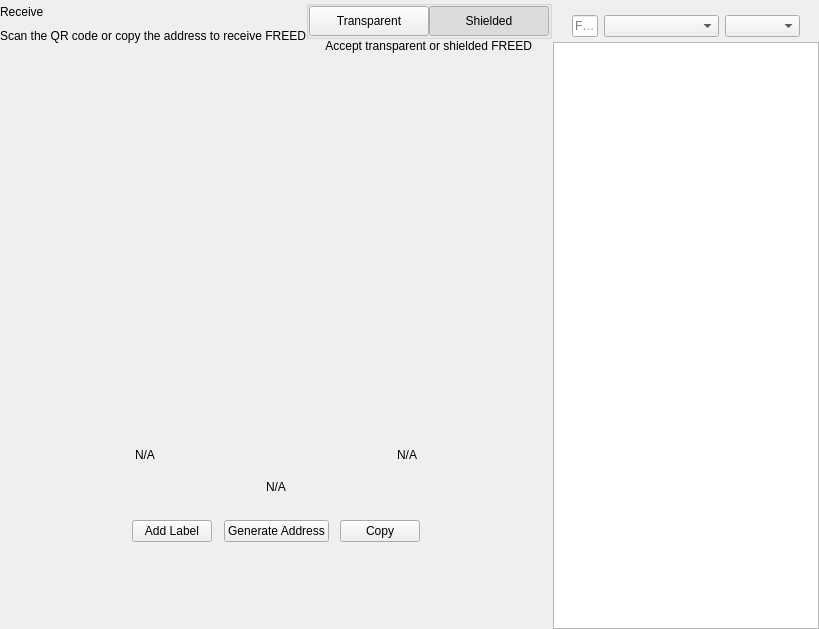
<?xml version="1.0" encoding="UTF-8"?>
<ui version="4.0">
 <class>ReceiveWidget</class>
 <widget class="QWidget" name="ReceiveWidget">
  <property name="geometry">
   <rect>
    <x>0</x>
    <y>0</y>
    <width>819</width>
    <height>629</height>
   </rect>
  </property>
  <property name="minimumSize">
   <size>
    <width>0</width>
    <height>0</height>
   </size>
  </property>
  <property name="windowTitle">
   <string>Form</string>
  </property>
  <layout class="QHBoxLayout" name="horizontalLayout_2" stretch="2,1">
   <property name="spacing">
    <number>0</number>
   </property>
   <property name="leftMargin">
    <number>0</number>
   </property>
   <property name="topMargin">
    <number>0</number>
   </property>
   <property name="rightMargin">
    <number>0</number>
   </property>
   <property name="bottomMargin">
    <number>0</number>
   </property>
   <item>
    <widget class="QWidget" name="left" native="true">
     <layout class="QVBoxLayout" name="verticalLayout_3">
      <property name="leftMargin">
       <number>0</number>
      </property>
      <property name="topMargin">
       <number>0</number>
      </property>
      <property name="rightMargin">
       <number>0</number>
      </property>
      <property name="bottomMargin">
       <number>0</number>
      </property>
      <item>
       <layout class="QVBoxLayout" name="verticalLayout_2">
        <property name="spacing">
         <number>0</number>
        </property>
        <property name="leftMargin">
         <number>0</number>
        </property>
        <item>
         <layout class="QHBoxLayout" name="horizontalLayout_3">
          <property name="spacing">
           <number>0</number>
          </property>
          <item>
           <layout class="QVBoxLayout" name="verticalLayout_4">
            <property name="spacing">
             <number>5</number>
            </property>
            <item>
             <widget class="QLabel" name="labelTitle">
              <property name="text">
               <string>Receive</string>
              </property>
             </widget>
            </item>
            <item alignment="Qt::AlignTop">
             <widget class="QLabel" name="labelSubtitle1">
              <property name="text">
               <string>Scan the QR code or copy the address to receive FREED</string>
              </property>
             </widget>
            </item>
           </layout>
          </item>
          <item>
           <spacer name="horizontalSpacer">
            <property name="orientation">
             <enum>Qt::Horizontal</enum>
            </property>
            <property name="sizeHint" stdset="0">
             <size>
              <width>40</width>
              <height>20</height>
             </size>
            </property>
           </spacer>
          </item>
          <item>
           <widget class="QWidget" name="containerViewPrivacyChecks" native="true">
            <layout class="QVBoxLayout" name="containerPrivacyChecks">
             <property name="spacing">
              <number>0</number>
             </property>
             <property name="leftMargin">
              <number>0</number>
             </property>
             <property name="topMargin">
              <number>0</number>
             </property>
             <property name="rightMargin">
              <number>0</number>
             </property>
             <property name="bottomMargin">
              <number>0</number>
             </property>
             <item alignment="Qt::AlignHCenter|Qt::AlignVCenter">
              <widget class="QGroupBox" name="groupBox">
               <property name="title">
                <string/>
               </property>
               <layout class="QHBoxLayout" name="horizontalLayout_2_1">
                <property name="spacing">
                 <number>0</number>
                </property>
                <property name="leftMargin">
                 <number>0</number>
                </property>
                <property name="topMargin">
                 <number>0</number>
                </property>
                <property name="rightMargin">
                 <number>0</number>
                </property>
                <property name="bottomMargin">
                 <number>0</number>
                </property>
                <item>
                 <widget class="QPushButton" name="pushLeft">
                  <property name="minimumSize">
                   <size>
                    <width>120</width>
                    <height>30</height>
                   </size>
                  </property>
                  <property name="maximumSize">
                   <size>
                    <width>120</width>
                    <height>30</height>
                   </size>
                  </property>
                  <property name="focusPolicy">
                   <enum>Qt::NoFocus</enum>
                  </property>
                  <property name="text">
                   <string>Transparent</string>
                  </property>
                  <property name="checkable">
                   <bool>true</bool>
                  </property>
                  <property name="autoExclusive">
                   <bool>true</bool>
                  </property>
                 </widget>
                </item>
                <item>
                 <widget class="QPushButton" name="pushRight">
                  <property name="minimumSize">
                   <size>
                    <width>120</width>
                    <height>30</height>
                   </size>
                  </property>
                  <property name="maximumSize">
                   <size>
                    <width>120</width>
                    <height>30</height>
                   </size>
                  </property>
                  <property name="focusPolicy">
                   <enum>Qt::NoFocus</enum>
                  </property>
                  <property name="text">
                   <string>Shielded</string>
                  </property>
                  <property name="checkable">
                   <bool>true</bool>
                  </property>
                  <property name="checked">
                   <bool>true</bool>
                  </property>
                  <property name="autoExclusive">
                   <bool>true</bool>
                  </property>
                 </widget>
                </item>
               </layout>
              </widget>
             </item>
             <item alignment="Qt::AlignHCenter|Qt::AlignTop">
              <widget class="QLabel" name="labelSubtitle2">
               <property name="text">
                <string>Accept transparent or shielded FREED</string>
               </property>
               <property name="alignment">
                <set>Qt::AlignRight|Qt::AlignTrailing|Qt::AlignVCenter</set>
               </property>
              </widget>
             </item>
            </layout>
           </widget>
          </item>
         </layout>
        </item>
        <item>
         <spacer name="verticalSpacer_2">
          <property name="orientation">
           <enum>Qt::Vertical</enum>
          </property>
          <property name="sizeType">
           <enum>QSizePolicy::Expanding</enum>
          </property>
          <property name="sizeHint" stdset="0">
           <size>
            <width>20</width>
            <height>50</height>
           </size>
          </property>
         </spacer>
        </item>
        <item alignment="Qt::AlignHCenter">
         <widget class="QWidget" name="layoutQR" native="true">
          <property name="maximumSize">
           <size>
            <width>510</width>
            <height>16777215</height>
           </size>
          </property>
          <layout class="QVBoxLayout" name="verticalLayoutQr">
           <item>
            <spacer name="verticalSpacer11">
             <property name="orientation">
              <enum>Qt::Vertical</enum>
             </property>
             <property name="sizeType">
              <enum>QSizePolicy::Fixed</enum>
             </property>
             <property name="sizeHint" stdset="0">
              <size>
               <width>20</width>
               <height>20</height>
              </size>
             </property>
            </spacer>
           </item>
           <item alignment="Qt::AlignHCenter">
            <widget class="QLabel" name="labelQrImg">
             <property name="minimumSize">
              <size>
               <width>260</width>
               <height>260</height>
              </size>
             </property>
             <property name="maximumSize">
              <size>
               <width>260</width>
               <height>260</height>
              </size>
             </property>
             <property name="text">
              <string/>
             </property>
             <property name="alignment">
              <set>Qt::AlignCenter</set>
             </property>
            </widget>
           </item>
           <item>
            <spacer name="verticalSpacer_21">
             <property name="orientation">
              <enum>Qt::Vertical</enum>
             </property>
             <property name="sizeType">
              <enum>QSizePolicy::Fixed</enum>
             </property>
             <property name="sizeHint" stdset="0">
              <size>
               <width>20</width>
               <height>30</height>
              </size>
             </property>
            </spacer>
           </item>
           <item>
            <widget class="QWidget" name="widget" native="true">
             <property name="minimumSize">
              <size>
               <width>0</width>
               <height>0</height>
              </size>
             </property>
             <layout class="QHBoxLayout" name="horizontalLayout_5">
              <item>
               <widget class="QLabel" name="labelLabel">
                <property name="text">
                 <string notr="true">N/A</string>
                </property>
               </widget>
              </item>
              <item>
               <spacer name="horizontalSpacer_2">
                <property name="orientation">
                 <enum>Qt::Horizontal</enum>
                </property>
                <property name="sizeHint" stdset="0">
                 <size>
                  <width>141</width>
                  <height>20</height>
                 </size>
                </property>
               </spacer>
              </item>
              <item>
               <widget class="QLabel" name="labelDate">
                <property name="text">
                 <string notr="true">N/A</string>
                </property>
                <property name="alignment">
                 <set>Qt::AlignRight|Qt::AlignTrailing|Qt::AlignVCenter</set>
                </property>
               </widget>
              </item>
             </layout>
            </widget>
           </item>
           <item>
            <widget class="QLabel" name="labelAddress">
             <property name="sizePolicy">
              <sizepolicy hsizetype="Expanding" vsizetype="Preferred">
               <horstretch>0</horstretch>
               <verstretch>0</verstretch>
              </sizepolicy>
             </property>
             <property name="minimumSize">
              <size>
               <width>300</width>
               <height>0</height>
              </size>
             </property>
             <property name="text">
              <string notr="true">N/A</string>
             </property>
             <property name="alignment">
              <set>Qt::AlignCenter</set>
             </property>
            </widget>
           </item>
           <item>
            <spacer name="verticalSpacer_4">
             <property name="orientation">
              <enum>Qt::Vertical</enum>
             </property>
             <property name="sizeType">
              <enum>QSizePolicy::Fixed</enum>
             </property>
             <property name="sizeHint" stdset="0">
              <size>
               <width>20</width>
               <height>20</height>
              </size>
             </property>
            </spacer>
           </item>
           <item>
            <layout class="QHBoxLayout" name="horizontalLayout_4">
             <item alignment="Qt::AlignHCenter">
              <widget class="QPushButton" name="pushButtonLabel">
               <property name="focusPolicy">
                <enum>Qt::NoFocus</enum>
               </property>
               <property name="text">
                <string>Add Label</string>
               </property>
              </widget>
             </item>
             <item alignment="Qt::AlignHCenter">
              <widget class="QPushButton" name="pushButtonNewAddress">
               <property name="focusPolicy">
                <enum>Qt::NoFocus</enum>
               </property>
               <property name="text">
                <string>Generate Address</string>
               </property>
              </widget>
             </item>
             <item alignment="Qt::AlignHCenter">
              <widget class="QPushButton" name="pushButtonCopy">
               <property name="focusPolicy">
                <enum>Qt::NoFocus</enum>
               </property>
               <property name="text">
                <string>Copy</string>
               </property>
              </widget>
             </item>
            </layout>
           </item>
           <item>
            <spacer name="verticalSpacer_3">
             <property name="orientation">
              <enum>Qt::Vertical</enum>
             </property>
             <property name="sizeType">
              <enum>QSizePolicy::Expanding</enum>
             </property>
             <property name="sizeHint" stdset="0">
              <size>
               <width>20</width>
               <height>20</height>
              </size>
             </property>
            </spacer>
           </item>
          </layout>
         </widget>
        </item>
        <item>
         <spacer name="verticalSpacer">
          <property name="orientation">
           <enum>Qt::Vertical</enum>
          </property>
          <property name="sizeHint" stdset="0">
           <size>
            <width>20</width>
            <height>40</height>
           </size>
          </property>
         </spacer>
        </item>
       </layout>
      </item>
     </layout>
    </widget>
   </item>
   <item>
    <widget class="QWidget" name="right" native="true">
     <layout class="QVBoxLayout" name="verticalLayout_5">
      <property name="spacing">
       <number>0</number>
      </property>
      <property name="leftMargin">
       <number>1</number>
      </property>
      <property name="topMargin">
       <number>0</number>
      </property>
      <property name="rightMargin">
       <number>0</number>
      </property>
      <property name="bottomMargin">
       <number>0</number>
      </property>
      <item>
       <layout class="QVBoxLayout" name="container_right">
        <property name="spacing">
         <number>0</number>
        </property>
        <property name="leftMargin">
         <number>0</number>
        </property>
        <property name="rightMargin">
         <number>0</number>
        </property>
        <item>
         <layout class="QVBoxLayout" name="verticalLayout">
          <property name="spacing">
           <number>6</number>
          </property>
          <property name="leftMargin">
           <number>19</number>
          </property>
          <property name="rightMargin">
           <number>19</number>
          </property>
          <item>
           <widget class="OptionButton" name="btnRequest" native="true"/>
          </item>
          <item>
           <widget class="OptionButton" name="btnMyAddresses" native="true">
            <property name="sizePolicy">
             <sizepolicy hsizetype="Preferred" vsizetype="Minimum">
              <horstretch>0</horstretch>
              <verstretch>0</verstretch>
             </sizepolicy>
            </property>
           </widget>
          </item>
         </layout>
        </item>
        <item>
         <widget class="QWidget" name="sortWidget" native="true">
          <layout class="QHBoxLayout" name="horizontalLayout_6">
           <property name="leftMargin">
            <number>19</number>
           </property>
           <property name="rightMargin">
            <number>19</number>
           </property>
           <property name="bottomMargin">
            <number>5</number>
           </property>
           <item>
            <widget class="QLineEdit" name="lineEditFilter">
             <property name="sizePolicy">
              <sizepolicy hsizetype="Expanding" vsizetype="Fixed">
               <horstretch>0</horstretch>
               <verstretch>0</verstretch>
              </sizepolicy>
             </property>
             <property name="minimumSize">
              <size>
               <width>0</width>
               <height>0</height>
              </size>
             </property>
             <property name="contextMenuPolicy">
              <enum>Qt::DefaultContextMenu</enum>
             </property>
             <property name="acceptDrops">
              <bool>false</bool>
             </property>
             <property name="maxLength">
              <number>40</number>
             </property>
             <property name="placeholderText">
              <string>Filter</string>
             </property>
            </widget>
           </item>
           <item>
            <spacer name="horizontalSpacer_3">
             <property name="orientation">
              <enum>Qt::Horizontal</enum>
             </property>
             <property name="sizeType">
              <enum>QSizePolicy::Preferred</enum>
             </property>
             <property name="sizeHint" stdset="0">
              <size>
               <width>20</width>
               <height>20</height>
              </size>
             </property>
            </spacer>
           </item>
           <item>
            <widget class="QComboBox" name="comboBoxSort">
             <property name="sizePolicy">
              <sizepolicy hsizetype="Preferred" vsizetype="Fixed">
               <horstretch>0</horstretch>
               <verstretch>0</verstretch>
              </sizepolicy>
             </property>
             <property name="minimumSize">
              <size>
               <width>115</width>
               <height>0</height>
              </size>
             </property>
            </widget>
           </item>
           <item>
            <widget class="QComboBox" name="comboBoxSortOrder">
             <property name="sizePolicy">
              <sizepolicy hsizetype="Preferred" vsizetype="Fixed">
               <horstretch>0</horstretch>
               <verstretch>0</verstretch>
              </sizepolicy>
             </property>
             <property name="minimumSize">
              <size>
               <width>75</width>
               <height>0</height>
              </size>
             </property>
            </widget>
           </item>
          </layout>
          <zorder>comboBoxSort</zorder>
          <zorder>comboBoxSortOrder</zorder>
          <zorder>lineEditFilter</zorder>
         </widget>
        </item>
        <item>
         <widget class="QListView" name="listViewAddress"/>
        </item>
       </layout>
      </item>
     </layout>
    </widget>
   </item>
  </layout>
 </widget>
 <customwidgets>
  <customwidget>
   <class>OptionButton</class>
   <extends>QWidget</extends>
   <header>qt/freedomcoin/optionbutton.h</header>
   <container>1</container>
  </customwidget>
 </customwidgets>
 <resources/>
 <connections/>
</ui>
